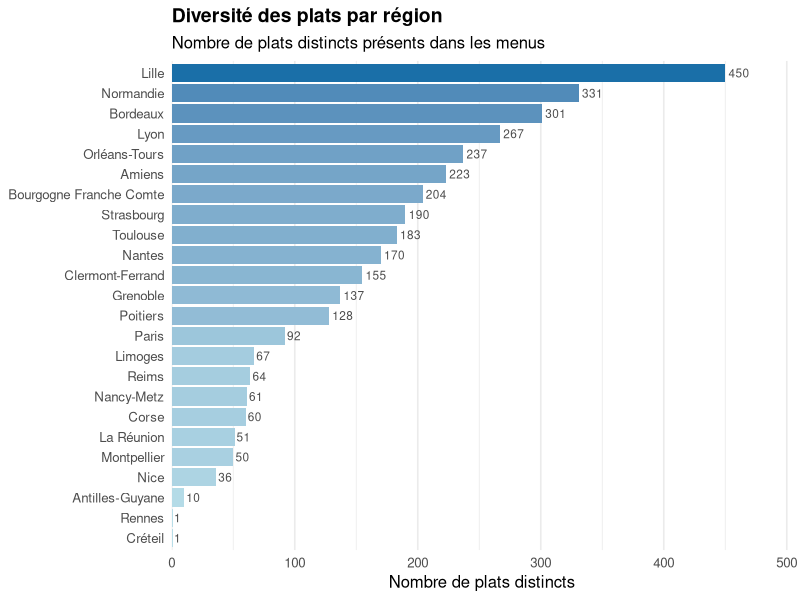

Recreate this plot in R.
## ---- chunk 1
knitr::opts_chunk$set(echo = TRUE)
library(dplyr)
library(tibble)
library(ggplot2)
library(tidyr)
library(readr)
library(forcats)
library(scales)
## ---- chunk 2
# ── 0. Chargement ────────────────────────────────────────────
restaurants <- read_csv("data/liste_restaurants.csv",
                        show_col_types = FALSE)

menus <- read_csv("data/menus_complets_enrichis.csv",
                  show_col_types = FALSE)

# ── 1. Jointure : on rattache la région à chaque ligne de menu ─
df <- menus %>%
  left_join(
    restaurants %>% select(code, region = `region.libelle`),
    by = c("restaurant_id" = "code")
  ) %>%
  filter(!is.na(region))

# ── 2. Métrique : Définir la diversité comme le nombre de plats distincts dans les menus pour chaque région
diversite <- df %>%
  group_by(region) %>%
  summarise(
    n_menus        = n(),
    n_plats_uniq   = n_distinct(plat),
    n_categories   = n_distinct(categorie),
    n_restaurants  = n_distinct(restaurant_id),
    plats_par_rest = n_plats_uniq / n_restaurants,
    .groups = "drop"
  ) %>%
  arrange(desc(n_plats_uniq))

# ── 3. Bar plot : on affiche un bar plot représentant la diversité pour chaque région par ordre croissant
diversite %>%
  mutate(region = fct_reorder(region, n_plats_uniq)) %>%
  ggplot(aes(x = n_plats_uniq, y = region, fill = n_plats_uniq)) +
  geom_col(show.legend = FALSE) +
  geom_text(aes(label = n_plats_uniq),
            hjust = -0.15, size = 3, color = "grey30") +
  scale_fill_gradient(low = "#b7dde8", high = "#1a6fa8") +
  scale_x_continuous(expand = expansion(mult = c(0, .12))) +
  labs(
    title    = "Diversité des plats par région",
    subtitle = "Nombre de plats distincts présents dans les menus",
    x        = "Nombre de plats distincts",
    y        = NULL
  ) +
  theme_minimal(base_size = 12) +
  theme(
    plot.title    = element_text(face = "bold", size = 14),
    panel.grid.major.y = element_blank()
  )
